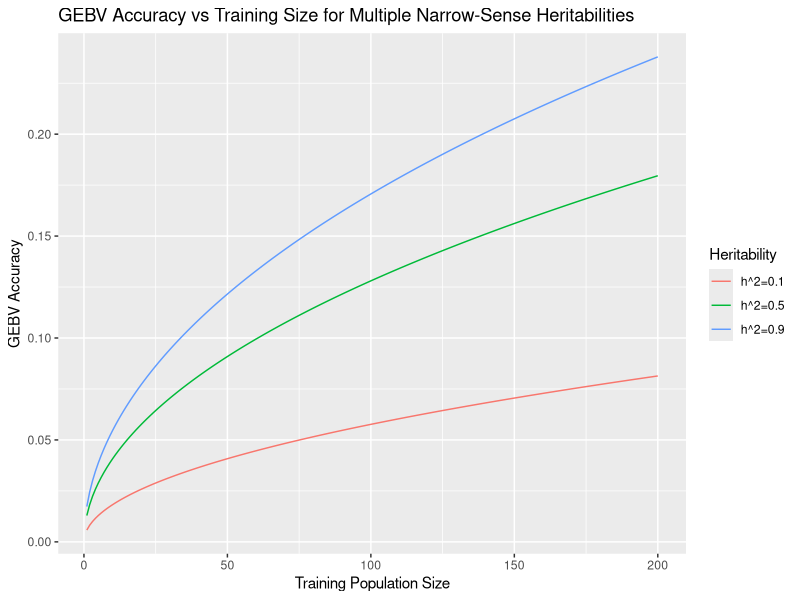

Source code (R):
# GEBV Accuracy Estimate

library(ggplot2)
library(dplyr)

# compute GEBV accuracy
# n - population training size
# h - h^2 narrow-sense heritability
# m - effective number of independent chromosome segments in population

gebv_accuracy <- function(n, h, m) {
  return(sqrt((n*h)/(n*h+m)))
}

population_size <- seq(1,200)
m <- 2*50*30 # TODO: figure out what this should be

h1 <- data.frame(population_size, gebv_accuracy(population_size, 0.1, m))
h2 <- data.frame(population_size, gebv_accuracy(population_size, 0.5, m))
h3 <- data.frame(population_size, gebv_accuracy(population_size, 0.9, m))

cols = c("population_size", "gebv_accuracy")
colnames(h1) = cols
colnames(h2) = cols
colnames(h3) = cols

#combined <- merge(h1, h2, h3, by="population_size")
#combined <- reshape2::melt(combined, id.var='population_size')

combined <- h1 %>%  mutate(Heritability = 'h^2=0.1') %>%
  bind_rows(h2 %>% mutate(Heritability = 'h^2=0.5')) %>%
  bind_rows(h3 %>% mutate(Heritability = 'h^2=0.9'))

ggplot(combined,aes(y = gebv_accuracy, x = population_size, color = Heritability)) + 
  geom_line() +
  xlab("Training Population Size") +
  ylab("GEBV Accuracy") +
  ggtitle("GEBV Accuracy vs Training Size for Multiple Narrow-Sense Heritabilities")
